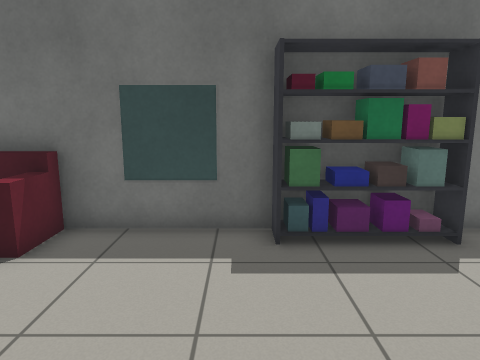
View 1 (above)

24 first-person views from a walk through a Gazebo world. The camera is 1.2 m above the floor, tilts 10° down and sees 70° across. The floor is counted in squares, 0.5 m on a side. Each view is taken from the middle of a square. On the plan, view 1 faces up. The plan holds only what a view shows up to about 20 squares ahead; the rest is blank.

View 2
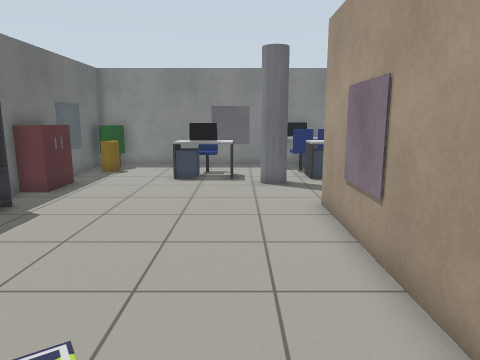

View 3
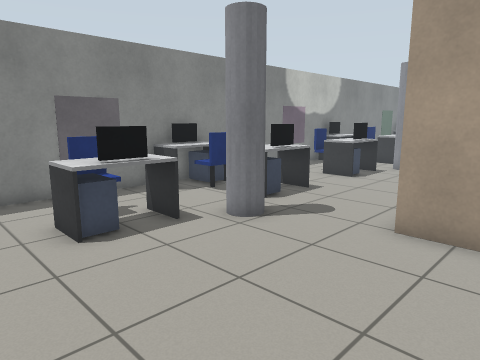

View 4
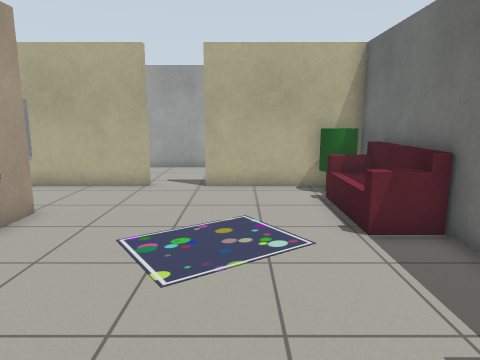

View 5
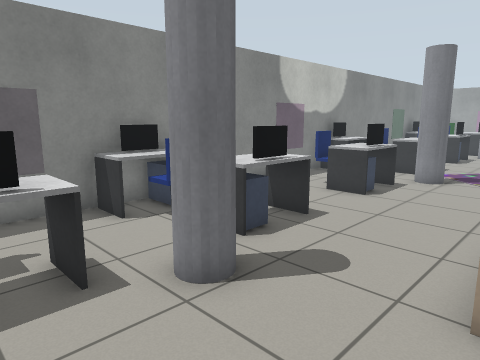

View 6
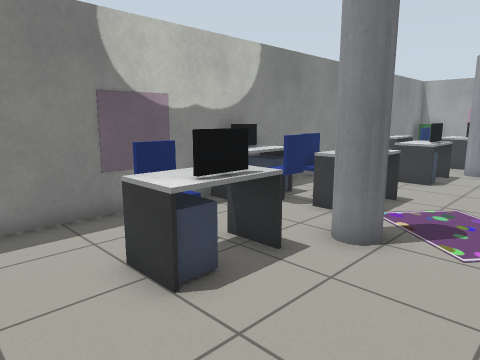

View 7
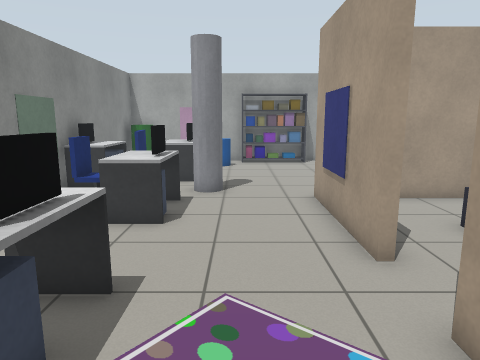

View 8
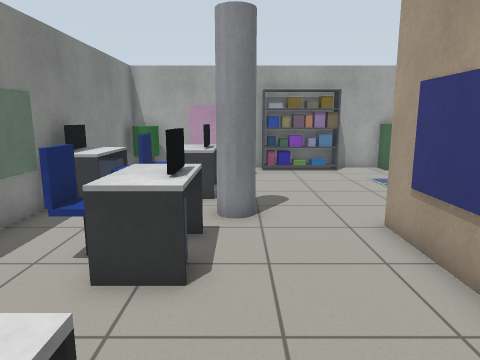

View 9
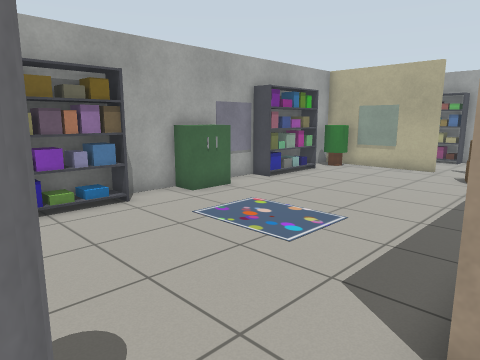

View 10
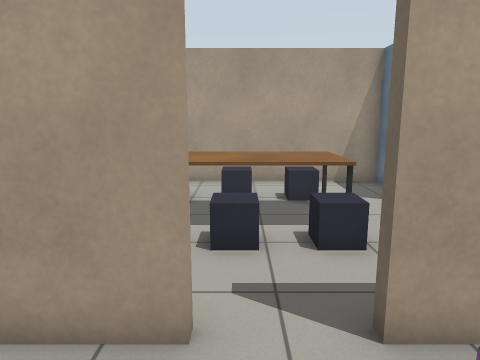

View 11
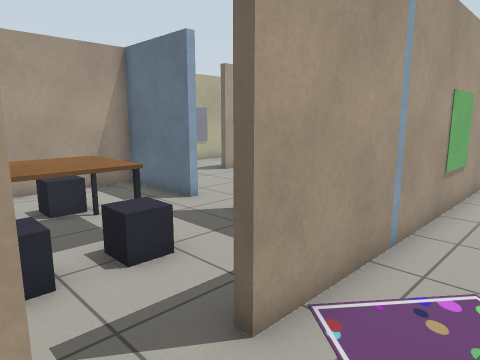

View 12
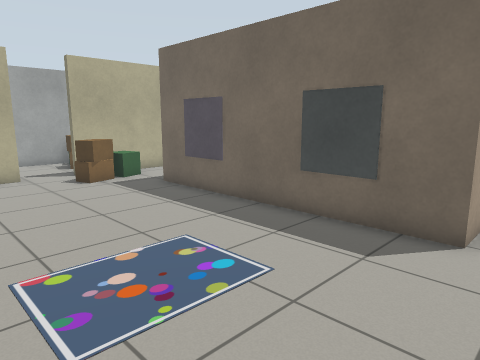

View 13
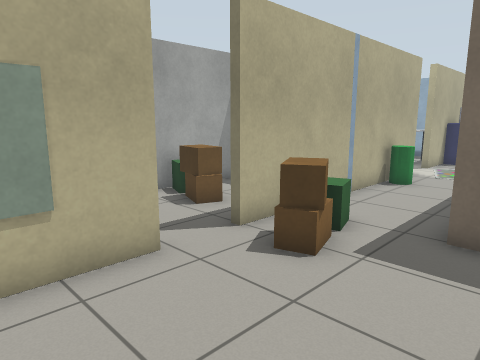

View 14
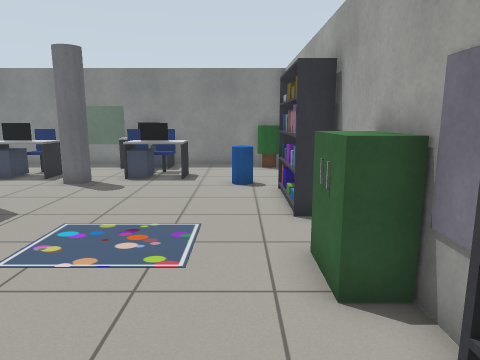

View 15
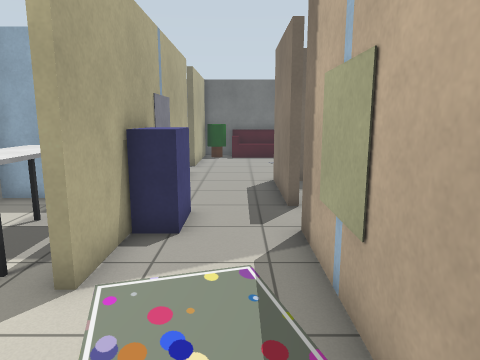

View 16
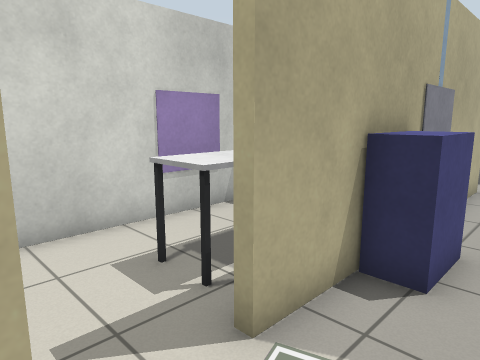

View 17
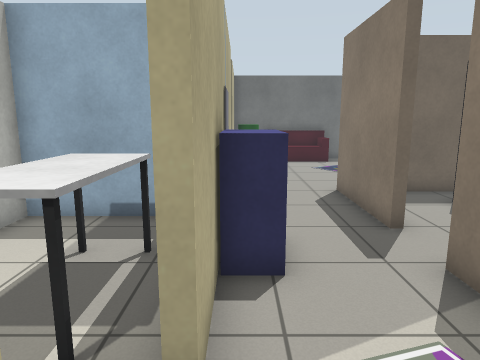

View 18
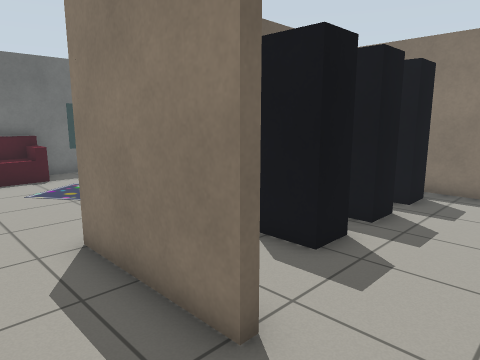

View 19
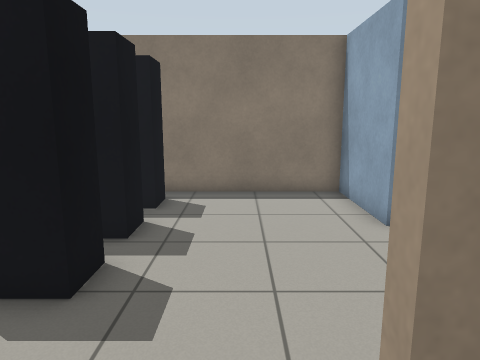

View 20
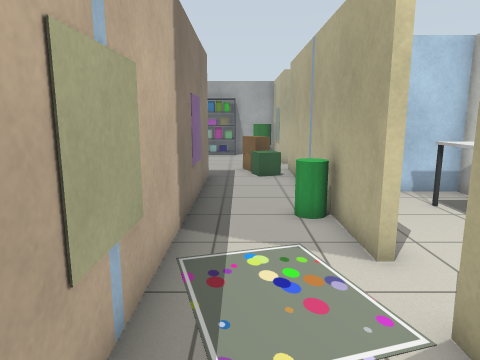

View 21
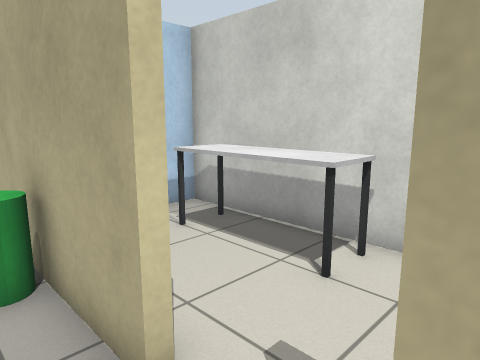

View 22
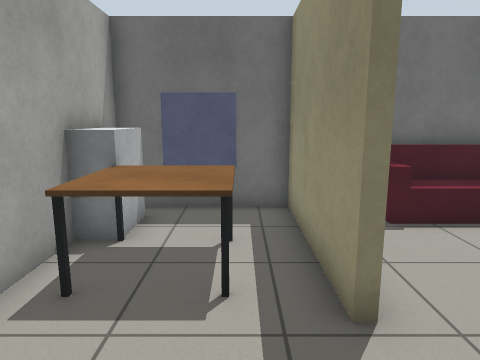

View 23
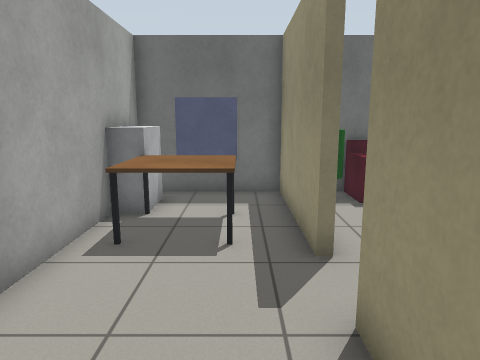

View 24
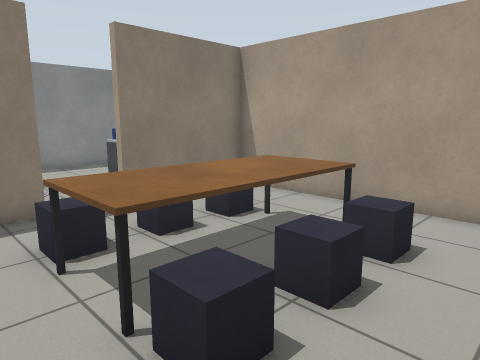

### Floor plan
Ten units are one square. View 1 is at (0, 0); x grows to the right and y downward. Boxes are objects, and circles mark ways between rooms. Rooms are numbered by the first view taken in them; rooms with no view inside come last. Other rooms are left out.
<svg viewBox="-150 -80 290 410">
<path fill="none" stroke="#000" d="M43 175 47 175 47 226 -57 226 -57 88M47 43 47 154M133 122 133 71M133 55 133 46M-20 24 47 24M-57 67 -57 24 -44 24M133 12 133 -52M133 234 133 156M-93 98 -93 114M-98 135 -93 135 -93 154M-93 176 -93 246M-96 3 -93 3 -93 64M54 -73 49 -73M5 -73 -36 -73M133 302 133 266M115 -73 84 -73M75 323 115 323M14 323 36 323M-98 267 -93 267 -93 323 -64 323M-25 323 -14 323M-84 -73 -93 -73 -93 -17M-93 -17 -96 -17 -96 -73 -143 -73M-143 -42 -143 16M-96 24 -96 3M-15 116 -53 116 -53 190M47 154 43 154 43 145M-35 224 43 224 43 175M-15 112 -15 116M5 114 43 114 43 54M-53 60 -53 67 -57 67M-57 88 -52 88M-18 27 -48 27"/>
<rect x="-95" y="305" width="20" height="10" fill="#bbb"><title>plant</title></rect>
<rect x="-95" y="225" width="30" height="30" fill="#bbb"><title>crate</title></rect>
<rect x="-95" y="155" width="10" height="20" fill="#bbb"><title>bin</title></rect>
<rect x="-95" y="65" width="10" height="30" fill="#bbb"><title>cabinet</title></rect>
<rect x="-95" y="-75" width="20" height="20" fill="#bbb"><title>plant</title></rect>
<rect x="-75" y="-75" width="40" height="20" fill="#bbb"><title>sofa</title></rect>
<rect x="-65" y="315" width="40" height="10" fill="#bbb"><title>shelf</title></rect>
<rect x="-15" y="315" width="30" height="10" fill="#bbb"><title>cabinet</title></rect>
<rect x="5" y="-75" width="40" height="10" fill="#bbb"><title>shelf</title></rect>
<rect x="35" y="315" width="40" height="10" fill="#bbb"><title>shelf</title></rect>
<rect x="55" y="-75" width="30" height="10" fill="#bbb"><title>cabinet</title></rect>
<rect x="75" y="295" width="10" height="10" fill="#bbb"><title>bin</title></rect>
<rect x="75" y="225" width="10" height="20" fill="#bbb"><title>pillar</title></rect>
<rect x="75" y="115" width="10" height="20" fill="#bbb"><title>pillar</title></rect>
<rect x="75" y="5" width="10" height="20" fill="#bbb"><title>pillar</title></rect>
<rect x="85" y="255" width="30" height="20" fill="#bbb"><title>desk</title></rect>
<rect x="85" y="195" width="30" height="30" fill="#bbb"><title>desk</title></rect>
<rect x="85" y="135" width="30" height="30" fill="#bbb"><title>desk</title></rect>
<rect x="85" y="85" width="30" height="30" fill="#bbb"><title>desk</title></rect>
<rect x="85" y="25" width="30" height="30" fill="#bbb"><title>desk</title></rect>
<rect x="85" y="-25" width="30" height="20" fill="#bbb"><title>desk</title></rect>
<rect x="105" y="235" width="30" height="30" fill="#bbb"><title>desk</title></rect>
<rect x="105" y="125" width="30" height="30" fill="#bbb"><title>desk</title></rect>
<rect x="105" y="15" width="30" height="30" fill="#bbb"><title>desk</title></rect>
<rect x="105" y="-65" width="10" height="10" fill="#bbb"><title>bin</title></rect>
<rect x="115" y="305" width="20" height="20" fill="#bbb"><title>plant</title></rect>
<rect x="115" y="-75" width="20" height="20" fill="#bbb"><title>plant</title></rect>
<rect x="-145" y="-65" width="20" height="20" fill="#bbb"><title>counter</title></rect>
<rect x="-135" y="-55" width="30" height="30" fill="#bbb"><title>kitchen table</title></rect>
<rect x="-35" y="185" width="20" height="10" fill="#bbb"><title>blue box</title></rect>
<rect x="-35" y="165" width="20" height="10" fill="#bbb"><title>blue box</title></rect>
<rect x="-35" y="145" width="20" height="10" fill="#bbb"><title>blue box</title></rect>
<rect x="-15" y="145" width="20" height="50" fill="#bbb"><title>table</title></rect>
<rect x="5" y="185" width="20" height="10" fill="#bbb"><title>blue box</title></rect>
<rect x="5" y="165" width="20" height="10" fill="#bbb"><title>blue box</title></rect>
<rect x="5" y="145" width="20" height="10" fill="#bbb"><title>blue box</title></rect>
<rect x="-25" y="35" width="10" height="20" fill="#bbb"><title>black box</title></rect>
<rect x="-5" y="35" width="20" height="20" fill="#bbb"><title>black box</title></rect>
<rect x="15" y="35" width="20" height="20" fill="#bbb"><title>black box</title></rect>
<circle cx="-100" cy="-5" r="3" fill="#2a7"/>
<circle cx="40" cy="165" r="3" fill="#2a7"/>
<circle cx="-60" cy="75" r="3" fill="#2a7"/>
<circle cx="-5" cy="120" r="3" fill="#2a7"/>
<text x="50" y="120">1</text>
<text x="-120" y="-10">2</text>
<text x="-10" y="170">3</text>
<text x="-10" y="80">4</text>
</svg>
Room 1 opens to room 2. Room 1 opens to room 3. Room 1 opens to room 4. Room 3 opens to room 4.

Where each view was taken, in squares from view 1:
view 1: 0 up, 0 right, facing up
view 2: 0 up, 5 left, facing right
view 3: 5 up, 2 right, facing down-right
view 4: 3 up, 3 right, facing left
view 5: 2 up, 4 right, facing down-right
view 6: 6 down, 5 right, facing down-right
view 7: 12 down, 7 right, facing down
view 8: 15 down, 8 right, facing down
view 9: 22 down, 8 right, facing down-left
view 10: 17 down, 8 right, facing left
view 11: 18 down, 7 right, facing up-left
view 12: 30 down, 6 right, facing up-left
view 13: 30 down, 4 left, facing up-left
view 14: 30 down, 5 left, facing right
view 15: 16 down, 7 left, facing up
view 16: 14 down, 7 left, facing up-left
view 17: 14 down, 9 left, facing up
view 18: 9 down, 8 left, facing up-right
view 19: 8 down, 7 left, facing right
view 20: 8 down, 7 left, facing down
view 21: 11 down, 8 left, facing down-left
view 22: 2 down, 11 left, facing up
view 23: 4 down, 11 left, facing up
view 24: 13 down, 5 left, facing down-right
